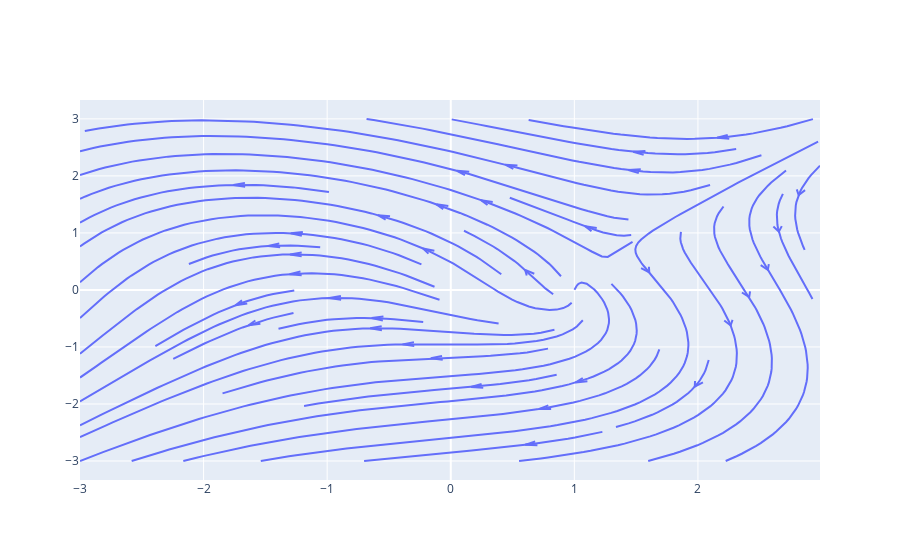

The notebook cell this image was saved under:
### Code cell
x = np.linspace(-3, 3, 100)
y = np.linspace(-3, 3, 100)
Y, X = np.meshgrid(x, y)
u = -1 - X**2 + Y
v = 1 + X - Y**2

# Create streamline figure
fig = ff.create_streamline(x, y, u, v, arrow_scale=.1)
fig.show()

### Figure 1 — Plotly figure (JSON) as saved in the notebook; plotly's stock layout.template omitted (floating-point values rounded to 4 significant figures; data arrays with more than 128 entries replaced by an {"elided": "..."} marker saying what was removed)
{"data": [{"mode": "lines", "type": "scatter", "x": {"elided": "2372 float values"}, "y": {"elided": "2372 float values"}}], "layout": {"hovermode": "closest"}}
